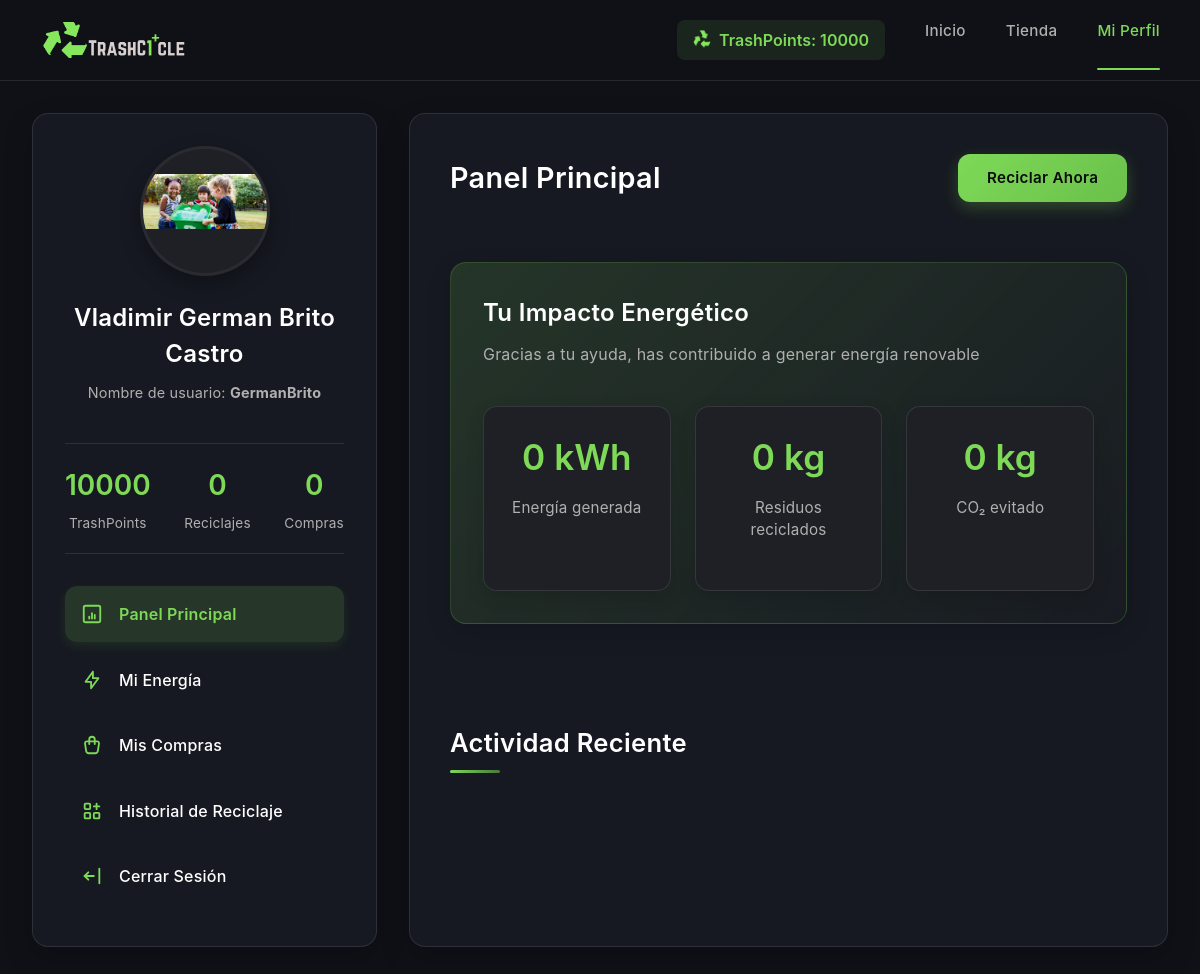
Screenshot of /src/public/customer-page.php (signed in) with the database file from the repository.
### tables this page shows
CREATE TABLE `users` (
  `user_id` int(11) NOT NULL,
  `user_real_name` varchar(50) NOT NULL,
  `user_last_name` varchar(50) NOT NULL,
  `user_name` varchar(20) NOT NULL,
  `user_password` varchar(255) NOT NULL,
  `is_online` tinyint(1) NOT NULL DEFAULT 0,
  `is_restricted` tinyint(1) NOT NULL DEFAULT 0,
  `user_email` varchar(320) NOT NULL DEFAULT 'usuario@gmail.com',
  `user_country` varchar(100) NOT NULL DEFAULT 'pais_placeholder',
  `user_phone_number` varchar(15) NOT NULL DEFAULT 'XXX-XXX-XXXX',
  `user_points` varchar(255) NOT NULL DEFAULT '5000',
  `user_register_time` timestamp NOT NULL DEFAULT current_timestamp(),
  `user_restriction_reason` text DEFAULT NULL,
  `type_users` varchar(30) DEFAULT 'cliente',
  `numero_reciclaje` int(11) DEFAULT 0,
  `foto_perfil` varchar(255) DEFAULT 'default.png',
  `cantidad_residuos_reciclados` varchar(100) DEFAULT '0',
  `c2o_evitado` varchar(100) DEFAULT '0',
  `energia_generada` varchar(100) DEFAULT '0'
);

### src/public/customer-page.php (the view, shortened to what this page needs)
<?php
include '../connection/conn.php';
$user_id = $_SESSION['user_id'];
$sql =  "SELECT * FROM users WHERE user_id = :id";
$stmt = $pdo->prepare($sql);
$stmt->bindParam(':id', $user_id, PDO::PARAM_INT);
$stmt->execute();
$usuarios =  $stmt->fetch((PDO::FETCH_ASSOC));
$sql = "SELECT COUNT(*) AS total FROM canjes WHERE user_id = :id";
$stmt = $pdo->prepare($sql);
$stmt->bindParam(':id', $user_id, PDO::PARAM_INT);
$stmt->execute();
$compras = $stmt->fetch(PDO::FETCH_ASSOC);
$totalCompras = $compras['total'];
?>
<!DOCTYPE html>
<html lang="es">
<head>
    <link rel="stylesheet" href="styles/customer-page.css">
</head>
<body>
     <nav class="navbar">
        <div class="logo">
            <img src="assets/images/logo-trashcicle-new.png" alt="TrashCycle Logo" width="150px" style="object-fit: cover;">
        </div>
        <div class="nav-menu">
            <div class="trash-points">
                <img src="assets/images/logo-trashcicle-desplex.png" alt="TrashPoints Icon">
                <span>TrashPoints: <?php echo $usuarios['user_points'] ?></span>
            </div>
            <a href="home-user.php">Inicio</a>
            <a href="Tienda.php">Tienda</a>
            <a href="#" class="active">Mi Perfil</a>
        </div>
    </nav>
    <div class="container">
        <div class="profile-wrapper">
            <div class="profile-sidebar">
                <div class="profile-picture">
                    <div class="profile-picture-placeholder">
                        <img src="assets/images/rec1.png" alt="" width="100%" height="100%" style="object-fit: cover;">
                    </div>
                </div>
                <div class="profile-info">
                    <h2><?php echo $usuarios['user_real_name'] . ' ' . $usuarios['user_last_name']; ?></h2>
                    <p>Nombre de usuario: <strong><?php echo $usuarios['user_name']; ?></strong></p>
                </div>
                <div class="profile-stats">
                    <div class="stat-item">
                        <h3><?php echo $usuarios['user_points']; ?></h3>
                        <p>TrashPoints</p>
                    </div>
                    <div class="stat-item">
                        <h3><?php echo $usuarios['numero_reciclaje']; ?></h3>
                        <p>Reciclajes</p>
                    </div>
                    <div class="stat-item">
                        <h3><?php echo $totalCompras ?></h3>
                        <p>Compras</p>
                    </div>
                </div>
                <ul class="sidebar-menu">
                    <li>
                        <a href="#panel-principal" class="menu-link active">
                            <span class="menu-icon"> </span>
                            Panel Principal
                        </a>
                    </li>
                    <li>
                        <a href="#panel-energia" class="menu-link energy-panel">
                            <span class="menu-icon" style="color: white;"><svg xmlns="http://www.w3.org/2000/svg" viewBox="0 0 24 24" fill="none" stroke="#7ed957" stroke-linecap="round" stroke-linejoin="round" width="24" height="24" stroke-width="2">
                                    <path d="M13 3l0 7l6 0l-8 11l0 -7l-6 0l8 -11"></path>
                                </svg> </span>
                            Mi Energía
                        </a>
                    </li>
                    <li>
                        <a href="#panel-compras" class="menu-link compras-pan">
                            <span class="menu-icon"> </span>
                            Mis Compras
                        </a>
                    </li>
                    <li>
                        <a href="#panel-reciclaje" class="menu-link">
                            <span class="menu-icon"> </span>
                            Historial de Reciclaje
                        </a>
                    </li>
                    <li>
                        <a href="logout.php">
                            <span class="menu-icon"><svg xmlns="http://www.w3.org/2000/svg" viewBox="0 0 24 24" fill="none" stroke="#7ed957" stroke-linecap="round" stroke-linejoin="round" width="24" height="24" stroke-width="2">
                                    <path d="M4 12l10 0"></path>
                                    <path d="M4 12l4 4"></path>
                                    <path d="M4 12l4 -4"></path>
                                    <path d="M20 4l0 16"></path>
                                </svg> </span>
                            Cerrar Sesión
                        </a>
                    </li>
                </ul>
            </div>
            <div class="main-content">
                <div class="div-contend-panel-general main-content-section" id="panel-principal">
                    <div class="content-header">
                        <h1>Panel Principal</h1>
                        <button class="btn animated" onclick="window.location.href='Tienda.php'">Reciclar Ahora</button>
                    </div>
                    <div class="energy-summary">
                        <h2>Tu Impacto Energético</h2>
                        <p>Gracias a tu ayuda, has contribuido a generar energía renovable</p>
                        <div class="energy-stats">
                            <div class="energy-stat-card">
                                <h3><?php echo $usuarios['energia_generada'] ?> kWh</h3>
                                <p>Energía generada</p>
                            </div>
                            <div class="energy-stat-card">
                                <h3><?php echo $usuarios['cantidad_residuos_reciclados'] ?> kg</h3>
                                <p>Residuos reciclados</p>
                            </div>
                            <div class="energy-stat-card">
                                <h3><?php echo $usuarios['c2o_evitado'] ?> kg</h3>
                                <p>CO₂ evitado</p>
                            </div>
                        </div>
                    </div>
                    <div class="activity-feed">
                        <h2 class="section-title">Actividad Reciente</h2>
                    </div>
                </div>
            </div>
        </div>
</body>
</html>

### rows the page displays
users: user_points "10000", user_real_name "Vladimir German", user_last_name "Brito Castro", user_name "GermanBrito", numero_reciclaje "0", energia_generada "0", cantidad_residuos_reciclados "0", c2o_evitado "0"

### other values shown
$totalCompras "0"
